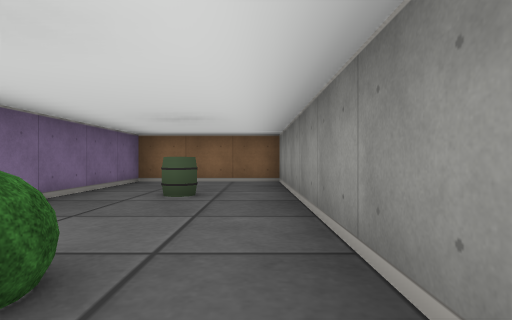
View 1 (above)

13 first-person views from a walk through a cub3D maze. The camera is about half as high as the walls, looks level and sees 80° across. The floor is counted in squares. Each view is taken from the middle of a square. On the plan, view 1 faces up. The plan holds only what a view shows up to about 9 squares ahead; the rest is blank. The place goes on beyond the plan.

View 2
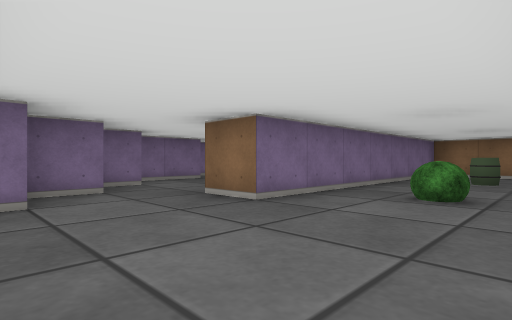

View 3
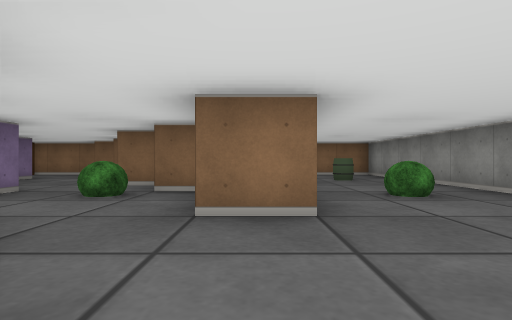

View 4
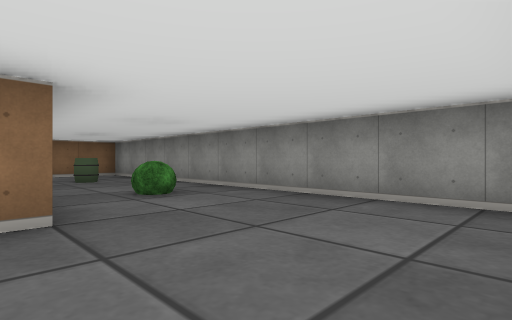

View 5
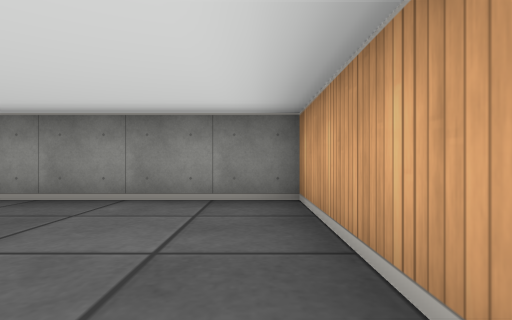

View 6
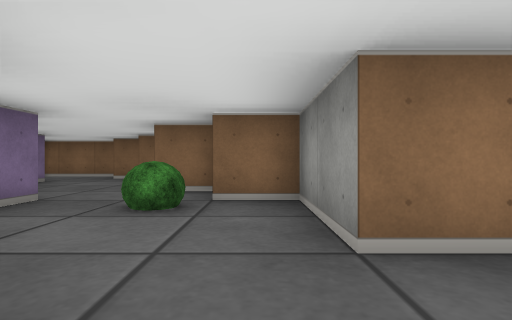

View 7
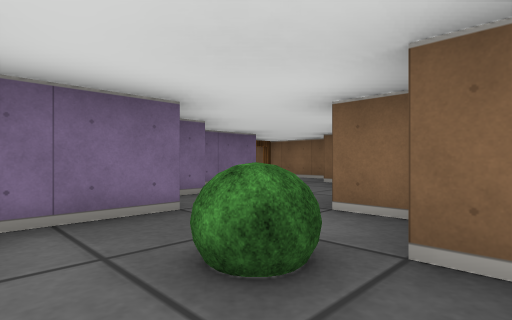

View 8
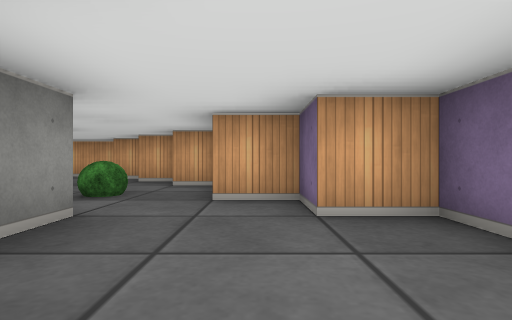

View 9
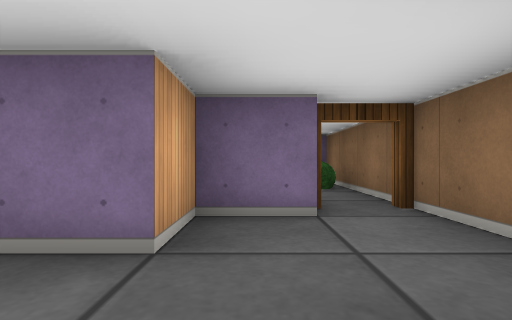

View 10
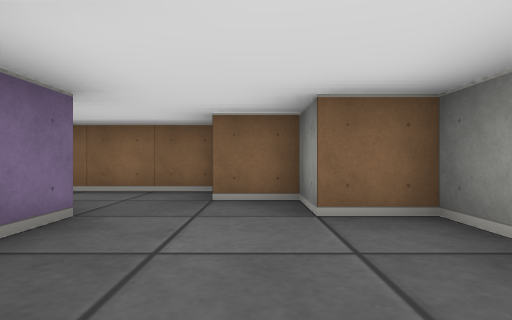

View 11
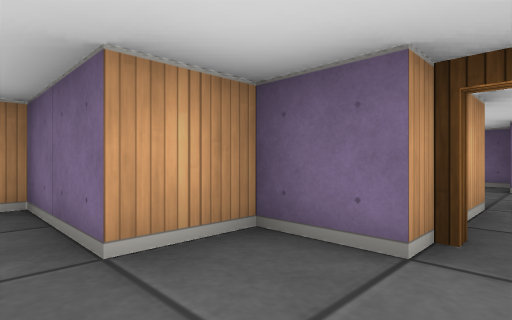

View 12
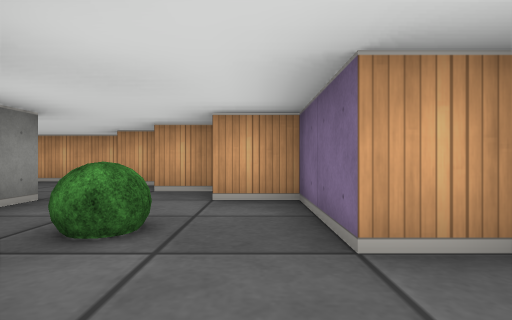

View 13
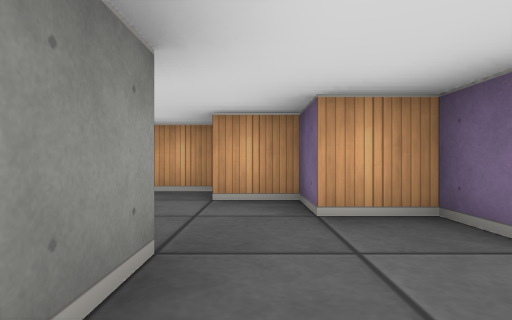

### Floor plan
Points are (right, up) in squares from view 1. A wall is a line through its corners. A room is listed if a view was taken in it or the views show most of it. See-through windows are left out.
Room 1 (views 1, 2, 3, 4, 5, 6, 7, 13)
walls: (-4.6, 2.5) (-5.5, 2.5); (-6.5, 1.5) (-6.5, -0.5) (-5.5, -0.5) (-5.5, -1.5) (-4.5, -1.5) (-4.5, -2.5) (-3.5, -2.5); (-3.4, -3.5) (0.5, -3.5) (0.5, 6.5) (-2.5, 6.5) (-2.5, -0.5) (-3.5, -0.5) (-3.5, 1.5) (-4.5, 1.5)
ways out: opening at (-6, 2) to room 2
objects: bush (-5, 1); bush (-1, 1); barrel (-1, 4)
Room 2 (views 8, 9, 10, 11, 12)
walls: (-9.5, 5.5) (-9.5, 4.5) (-8.5, 4.5) (-8.5, 2.5) (-7.5, 2.5) (-7.5, 1.5) (-6.5, 1.5); (-7.6, 6.5) (-10.1, 6.5); (-5.5, 2.5) (-5.5, 4.5) (-6.5, 4.5) (-6.5, 5.5) (-7.5, 5.5)
ways out: opening at (-6, 2) to room 1; open door at (-10, 6) to room 3
Room 3 (no view inside)
walls: (-11.5, 5.5) (-9.5, 5.5); (-10.1, 6.5) (-13.5, 6.5)
ways out: open door at (-10, 6) to room 2
objects: bush (-12, 6)

Where each view was taken, in squares from view 1:
view 1: 0 up, 0 right, facing up
view 2: 3 down, 0 right, facing up-left
view 3: 3 down, 3 left, facing up
view 4: 3 down, 3 left, facing up-right
view 5: 3 down, 3 left, facing right
view 6: 2 down, 4 left, facing up
view 7: 0 up, 4 left, facing up-left
view 8: 5 up, 7 left, facing down
view 9: 5 up, 7 left, facing left
view 10: 2 up, 7 left, facing up
view 11: 6 up, 8 left, facing down-left
view 12: 3 up, 6 left, facing down
view 13: 1 up, 4 left, facing down
